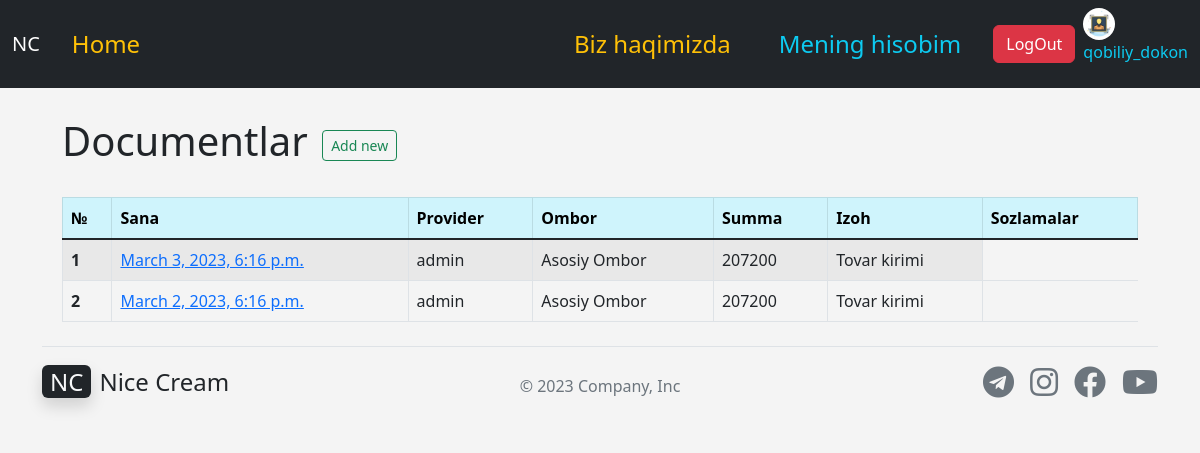
The app's page /products/in_document_list/ (signed in), older data.
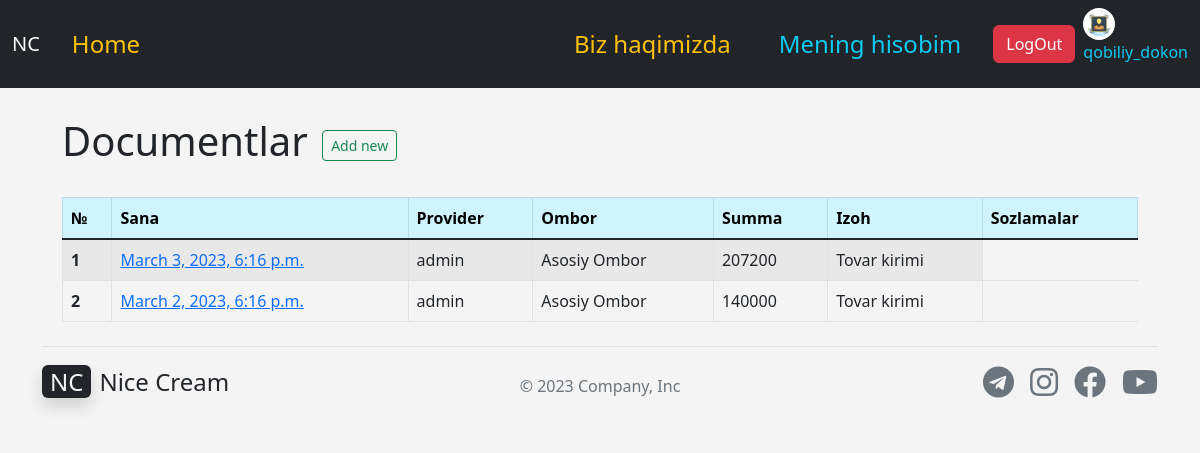
The same page, newer data.
### apps/products/models.py (models this page shows, shortened)
class InDocument(models.Model):
    event_id = models.UUIDField(default=uuid.uuid4, blank=True, null=True,)
    in_date = models.DateTimeField('Sana',)
    provider = models.ForeignKey(User, blank=True, null=True, on_delete= models.CASCADE, related_name="buy_provider", limit_choices_to ={'user_type':'PR'})
    warehouse = models.ForeignKey(WarehouseName, blank=True, null=True, on_delete= models.CASCADE)
    summa = models.IntegerField('Summa',  blank=True, null=True,default=0)
    comment = models.TextField(blank=True, null=True, default='Tovar kirimi',)
    class Meta:
        ordering = ['-in_date']

class WarehouseName(models.Model):
    name = models.CharField('Ombor Nomi', max_length=50)
    warehouse_size = models.FloatField(blank=True, null=True,)
    def __str__(self):
        return self.name

### apps/accounts/models.py (models this page shows)
class User(AbstractUser):
    USER_TYPE_CHOICES = (
        ('PR', 'Provider'),
        ('CL', 'Client'),
    )
    username = models.CharField(max_length=255,unique=True,)
    first_name = models.CharField(max_length=255, blank=True, null=True)
    last_name = models.CharField(max_length=255, blank=True, null=True)
    phone = models.CharField(max_length=50, blank=True, null=True)
    email = models.EmailField(verbose_name='email address', blank=True, max_length=255, null=True)
    activated_date = models.DateTimeField(blank=True, null=True)
    balance = models.IntegerField(default=0)
    image = models.ImageField(default='user4.png',upload_to='images/', blank=True, null=True)
    address = models.CharField(max_length=255, blank=True, null=True)
    is_active = models.BooleanField(default=True)
    is_staff = models.BooleanField(default=False)
    is_superuser = models.BooleanField(default=False)
    user_type = models.CharField(max_length=50,choices=USER_TYPE_CHOICES, default='PR')
    def __str__(self):
        return self.username

### apps/products/views.py (the view)
# urls.py: path('in_document_list/', views.in_document_list, name='in_document_list'),
def in_document_list(request):
    document_list = InDocument.objects.all()
    return render(request, 'products/in_document_list.html', {
        'document_list' : document_list,
    })

### apps/products/templates/products/in_document_list.html (shortened to what this page needs)
{% extends 'base.html' %}
{% block content %}
<div class="container">
<br>
<h1>Documentlar  <a href="{% url 'add_in_document' %}" class="btn btn-outline-success btn-sm mx-1">Add new</a></h1> <br>
<table class="table table-striped table-hover table-bordered">
    <thead class="table-info">
      <tr>
        <th scope="col">№</th>
        <th scope="col">Sana</th>
        <th scope="col">Provider</th>
        <th scope="col">Ombor</th>
        <th scope="col">Summa</th>
        <th scope="col">Izoh</th>
        <th scope="col">Sozlamalar</th>
      </tr>
    </thead>
    <tbody class="table-group-divider">
      {% for document in document_list %}
      <tr>
        <th scope="row">{{ forloop.counter }}</th>
        <td><a href="{% url 'in_document_products' document.id %}">{{ document.in_date }}</a></td>
        <td>{{ document.provider }}</td>
        <td>{{ document.warehouse }}</td>
        <td>{{ document.summa }}</td>
        <td>{{ document.comment}}</td>
      </tr>
      {% endfor %}
    </tbody>
  </table>
</div>
{% endblock content %}

Row changes from the older to the newer data that the page shows:
changed InDocument "March 2, 2023, 6:16 p.m.": summa "207200" → "140000"
